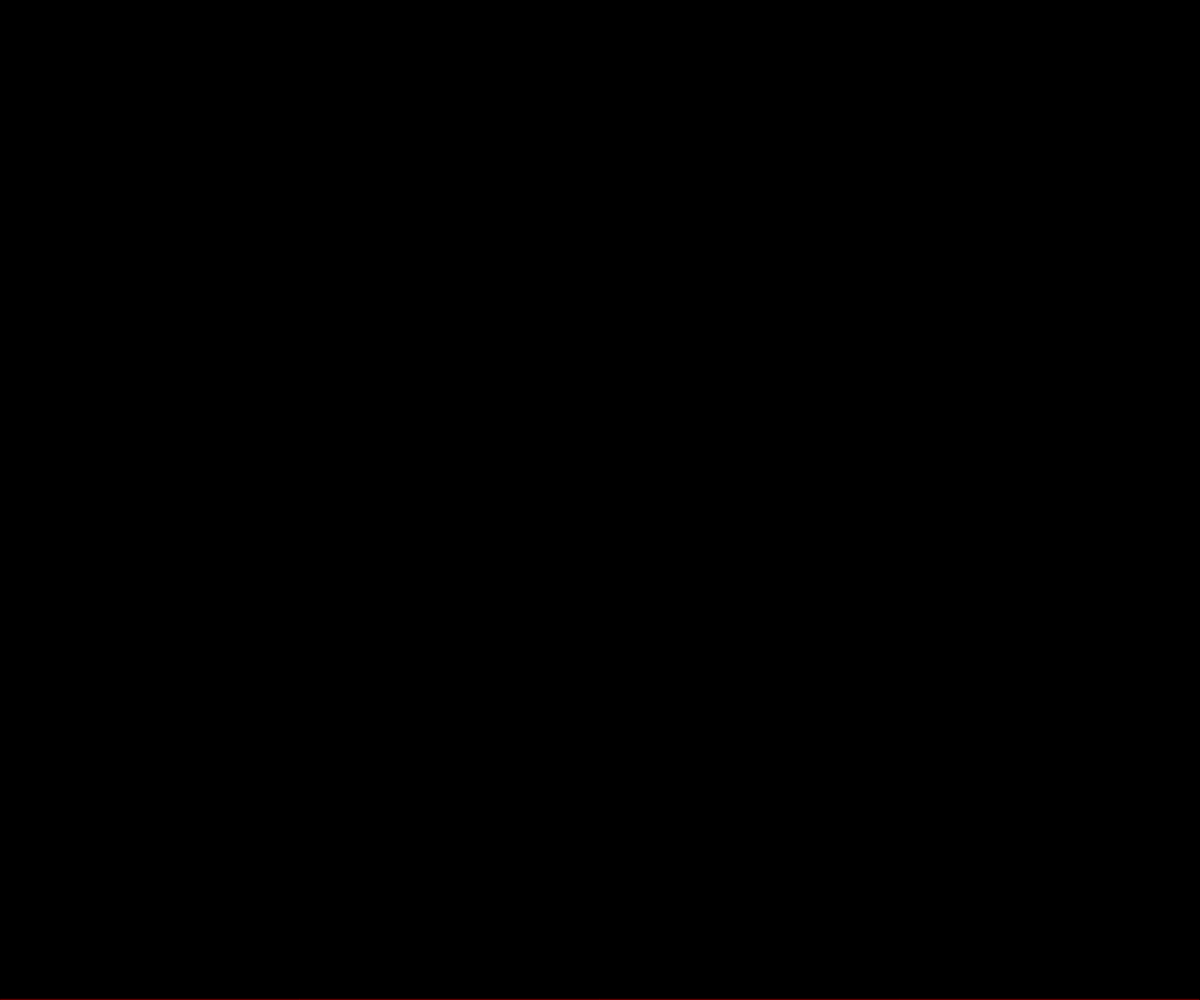
Frame 1 (no input)
Frame 60 (no input): identical to frame 1, image omitted
Frame 120 (the mouse pressed at the canvas centre since frame 60): identical to frame 1, image omitted

The p5.js sketch that drew this single still picture (run headless with seeded random() and noise() and a simulated clock; from frame 60 on, the mouse is pressed at the canvas centre):

// p5.js sketch
// ── sketch.js
console.log ('JS LOAD!')

let dpi;
let w;
let wcm;
let raggio;
let r2;
let f2;
let ml;
let hgt;
let hgt2;
let pxh;


function setup (){
    createCanvas(windowWidth, windowHeight);
    shared=true;
    dpi = pixelDensity();
    w = windowWidth / dpi;
    wcm = w * 2.54;
    raggio = wcm / 200;
    r2 = raggio * raggio;
    f2 = 3.14 * r2;
    ml = 85;
    hgt = ml / f2;
    hgt2 = pixelDensity() / 0.39;
    pxh = hgt * hgt2 * 4;
    console.log(`Size: ${pxh.toFixed(2)}`);
    
}

function draw (){
  background(0);
  fill(255,0,0);
   const rectHeight = pxh;
   const rectWidth = windowWidth;
   const centerX = width / 2;
   const canvasBottom = height;
   const rectX = centerX - rectWidth / 2;
   const rectY = canvasBottom - rectHeight;
    rect(rectX, rectY, rectWidth, rectHeight);
  
   }
  
 

   
